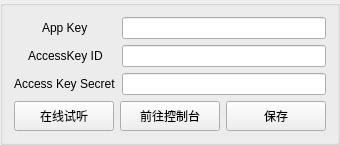
            <widget class="QGroupBox" name="groupBox_6">
             <property name="title">
              <string/>
             </property>
             <layout class="QVBoxLayout" name="verticalLayout_13">
              <item>
               <layout class="QFormLayout" name="formLayout_3">
                <property name="labelAlignment">
                 <set>Qt::AlignCenter</set>
                </property>
                <item row="0" column="0">
                 <widget class="QLabel" name="lable_app_id_2">
                  <property name="text">
                   <string>App Key</string>
                  </property>
                 </widget>
                </item>
                <item row="0" column="1">
                 <widget class="QLineEdit" name="app_key_ali">
                  <property name="text">
                   <string/>
                  </property>
                  <property name="clearButtonEnabled">
                   <bool>false</bool>
                  </property>
                 </widget>
                </item>
                <item row="1" column="1">
                 <widget class="QLineEdit" name="access_key_ali">
                  <property name="clearButtonEnabled">
                   <bool>false</bool>
                  </property>
                 </widget>
                </item>
                <item row="2" column="0">
                 <widget class="QLabel" name="lable_secret_key_2">
                  <property name="text">
                   <string>Access Key Secret</string>
                  </property>
                 </widget>
                </item>
                <item row="2" column="1">
                 <widget class="QLineEdit" name="access_key_secret_ali">
                  <property name="echoMode">
                   <enum>QLineEdit::PasswordEchoOnEdit</enum>
                  </property>
                  <property name="clearButtonEnabled">
                   <bool>false</bool>
                  </property>
                 </widget>
                </item>
                <item row="1" column="0">
                 <widget class="QLabel" name="lable_app_key_2">
                  <property name="text">
                   <string>AccessKey ID</string>
                  </property>
                 </widget>
                </item>
               </layout>
              </item>
              <item>
               <layout class="QHBoxLayout" name="horizontalLayout_7">
                <item>
                 <widget class="QPushButton" name="aliai">
                  <property name="sizePolicy">
                   <sizepolicy hsizetype="Fixed" vsizetype="Fixed">
                    <horstretch>0</horstretch>
                    <verstretch>0</verstretch>
                   </sizepolicy>
                  </property>
                  <property name="minimumSize">
                   <size>
                    <width>100</width>
                    <height>30</height>
                   </size>
                  </property>
                  <property name="toolTip">
                   <string>前往官网试听</string>
                  </property>
                  <property name="statusTip">
                   <string>前往官网试听</string>
                  </property>
                  <property name="text">
                   <string>在线试听</string>
                  </property>
                 </widget>
                </item>
                <item>
                 <widget class="QPushButton" name="aliapi">
                  <property name="sizePolicy">
                   <sizepolicy hsizetype="Fixed" vsizetype="Fixed">
                    <horstretch>0</horstretch>
                    <verstretch>0</verstretch>
                   </sizepolicy>
                  </property>
                  <property name="minimumSize">
                   <size>
                    <width>100</width>
                    <height>30</height>
                   </size>
                  </property>
                  <property name="toolTip">
                   <string>需要在两个页面分别获取以上信息</string>
                  </property>
                  <property name="statusTip">
                   <string>需要在两个页面分别获取以上信息</string>
                  </property>
                  <property name="text">
                   <string>前往控制台</string>
                  </property>
                 </widget>
                </item>
                <item>
                 <widget class="QPushButton" name="save_ali">
                  <property name="sizePolicy">
                   <sizepolicy hsizetype="Fixed" vsizetype="Fixed">
                    <horstretch>0</horstretch>
                    <verstretch>0</verstretch>
                   </sizepolicy>
                  </property>
                  <property name="minimumSize">
                   <size>
                    <width>100</width>
                    <height>30</height>
                   </size>
                  </property>
                  <property name="statusTip">
                   <string>必须先保存</string>
                  </property>
                  <property name="text">
                   <string>保存</string>
                  </property>
                  <property name="checkable">
                   <bool>false</bool>
                  </property>
                  <property name="autoDefault">
                   <bool>false</bool>
                  </property>
                  <property name="default">
                   <bool>false</bool>
                  </property>
                  <property name="flat">
                   <bool>false</bool>
                  </property>
                 </widget>
                </item>
               </layout>
              </item>
             </layout>
            </widget>
